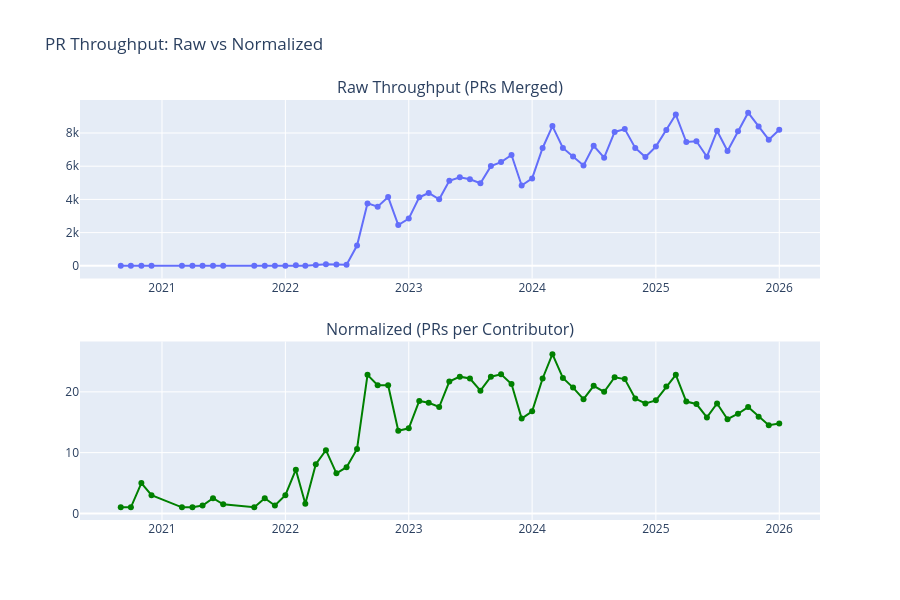

This figure's notebook cell:
### Code cell
# Combined view: Raw vs Normalized
fig = make_subplots(rows=2, cols=1, 
                    subplot_titles=('Raw Throughput (PRs Merged)', 'Normalized (PRs per Contributor)'),
                    vertical_spacing=0.15)

fig.add_trace(
    go.Scatter(x=df_monthly['month'], y=df_monthly['prs_merged'], 
               mode='lines+markers', name='PRs Merged'),
    row=1, col=1
)

fig.add_trace(
    go.Scatter(x=df_monthly['month'], y=df_monthly['prs_per_contributor'], 
               mode='lines+markers', name='PRs per Contributor', line=dict(color='green')),
    row=2, col=1
)

fig.update_layout(height=600, title_text='PR Throughput: Raw vs Normalized', showlegend=False)
fig.show()

# Export manually: fig.write_image('pr-throughput-raw-vs-normalized.png')

### Figure 1 — Plotly figure (JSON) as saved in the notebook; plotly's stock layout.template omitted (floating-point values rounded to 4 significant figures)
{"data": [{"mode": "lines+markers", "name": "PRs Merged", "type": "scatter", "x": ["2020-09-01", "2020-10-01", "2020-11-01", "2020-12-01", "2021-03-01", "2021-04-01", "2021-05-01", "2021-06-01", "2021-07-01", "2021-10-01", "2021-11-01", "2021-12-01", "2022-01-01", "2022-02-01", "2022-03-01", "2022-04-01", "2022-05-01", "2022-06-01", "2022-07-01", "2022-08-01", "2022-09-01", "2022-10-01", "2022-11-01", "2022-12-01", "2023-01-01", "2023-02-01", "2023-03-01", "2023-04-01", "2023-05-01", "2023-06-01", "2023-07-01", "2023-08-01", "2023-09-01", "2023-10-01", "2023-11-01", "2023-12-01", "2024-01-01", "2024-02-01", "2024-03-01", "2024-04-01", "2024-05-01", "2024-06-01", "2024-07-01", "2024-08-01", "2024-09-01", "2024-10-01", "2024-11-01", "2024-12-01", "2025-01-01", "2025-02-01", "2025-03-01", "2025-04-01", "2025-05-01", "2025-06-01", "2025-07-01", "2025-08-01", "2025-09-01", "2025-10-01", "2025-11-01", "2025-12-01", "2026-01-01"], "xaxis": "x", "y": [1, 1, 5, 3, 2, 1, 4, 5, 3, 2, 10, 4, 12, 29, 8, 57, 94, 86, 68, 1221, 3761, 3562, 4140, 2458, 2845, 4123, 4387, 4006, 5117, 5336, 5209, 4977, 6005, 6245, 6676, 4837, 5265, 7097, 8416, 7101, 6585, 6040, 7226, 6511, 8063, 8232, 7099, 6552, 7178, 8183, 9110, 7456, 7503, 6571, 8131, 6917, 8102, 9222, 8392, 7593, 8197], "yaxis": "y"}, {"line": {"color": "green"}, "mode": "lines+markers", "name": "PRs per Contributor", "type": "scatter", "x": ["2020-09-01", "2020-10-01", "2020-11-01", "2020-12-01", "2021-03-01", "2021-04-01", "2021-05-01", "2021-06-01", "2021-07-01", "2021-10-01", "2021-11-01", "2021-12-01", "2022-01-01", "2022-02-01", "2022-03-01", "2022-04-01", "2022-05-01", "2022-06-01", "2022-07-01", "2022-08-01", "2022-09-01", "2022-10-01", "2022-11-01", "2022-12-01", "2023-01-01", "2023-02-01", "2023-03-01", "2023-04-01", "2023-05-01", "2023-06-01", "2023-07-01", "2023-08-01", "2023-09-01", "2023-10-01", "2023-11-01", "2023-12-01", "2024-01-01", "2024-02-01", "2024-03-01", "2024-04-01", "2024-05-01", "2024-06-01", "2024-07-01", "2024-08-01", "2024-09-01", "2024-10-01", "2024-11-01", "2024-12-01", "2025-01-01", "2025-02-01", "2025-03-01", "2025-04-01", "2025-05-01", "2025-06-01", "2025-07-01", "2025-08-01", "2025-09-01", "2025-10-01", "2025-11-01", "2025-12-01", "2026-01-01"], "xaxis": "x2", "y": [1.0, 1.0, 5.0, 3.0, 1.0, 1.0, 1.3, 2.5, 1.5, 1.0, 2.5, 1.3, 3.0, 7.2, 1.6, 8.1, 10.4, 6.6, 7.6, 10.6, 22.8, 21.1, 21.1, 13.6, 14.0, 18.5, 18.2, 17.5, 21.7, 22.5, 22.2, 20.2, 22.5, 22.9, 21.3, 15.6, 16.8, 22.2, 26.2, 22.3, 20.7, 18.8, 21.0, 20.0, 22.4, 22.1, 18.9, 18.1, 18.6, 20.9, 22.8, 18.4, 18.0, 15.8, 18.1, 15.5, 16.4, 17.5, 15.9, 14.5, 14.8], "yaxis": "y2"}], "layout": {"annotations": [{"font": {"size": 16}, "showarrow": false, "text": "Raw Throughput (PRs Merged)", "x": 0.5, "xanchor": "center", "xref": "paper", "y": 1, "yanchor": "bottom", "yref": "paper"}, {"font": {"size": 16}, "showarrow": false, "text": "Normalized (PRs per Contributor)", "x": 0.5, "xanchor": "center", "xref": "paper", "y": 0.425, "yanchor": "bottom", "yref": "paper"}], "height": 600, "showlegend": false, "title": {"text": "PR Throughput: Raw vs Normalized"}, "xaxis": {"anchor": "y", "domain": [0, 1]}, "xaxis2": {"anchor": "y2", "domain": [0, 1]}, "yaxis": {"anchor": "x", "domain": [0.575, 1]}, "yaxis2": {"anchor": "x2", "domain": [0, 0.425]}}}
